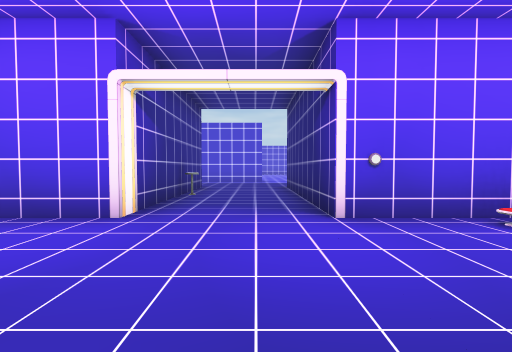
[1] (above)

16 first-person views from a walk through a scene from a Unity 3-D project. The camera is 1.3 m above the floor, tilts 2° down and sees 90° across. Doors are open. The floor is counted in squares, 2 m on a side. Each view is taken from the middle of a square. On the plan, view 1 faces up. The plan holds only what a view shows up to about 9 squares ahead; the rest is blank. The place goes on beyond the plan. The player character is not drawn. Some surface patterns are stand-ins.

[2]
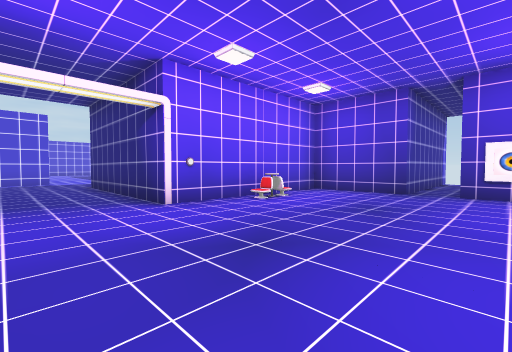

[3]
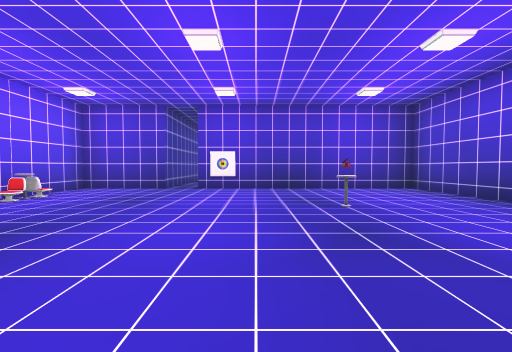

[4]
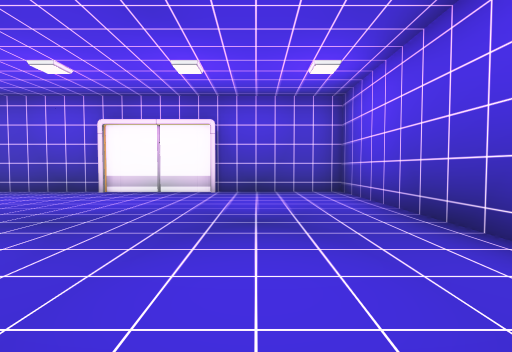

[5]
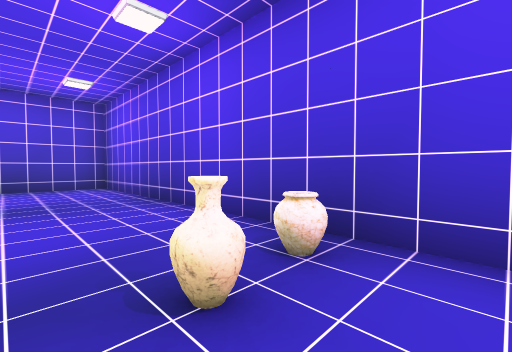

[6]
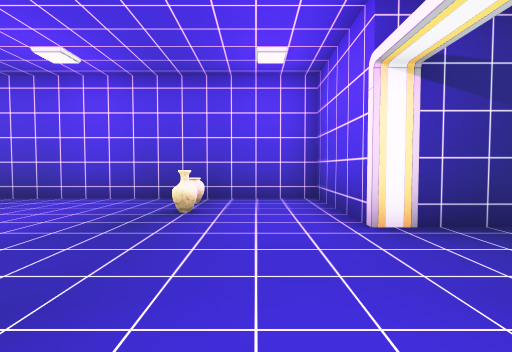

[7]
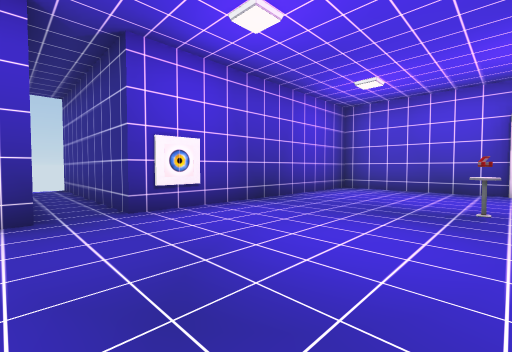

[8]
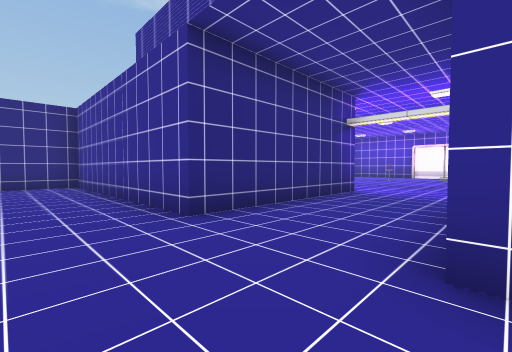

[9]
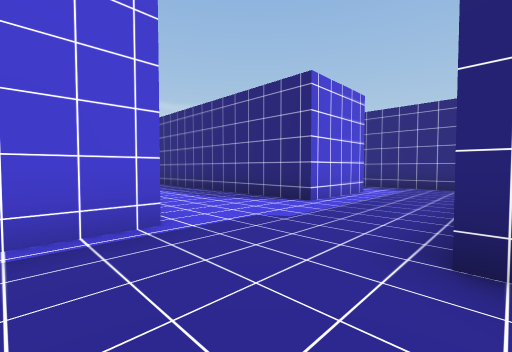

[10]
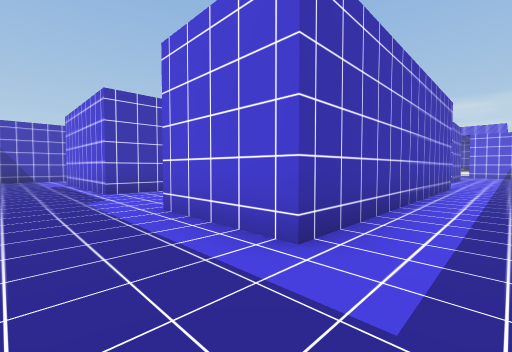

[11]
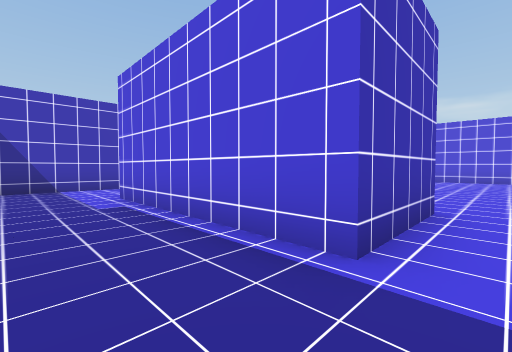

[12]
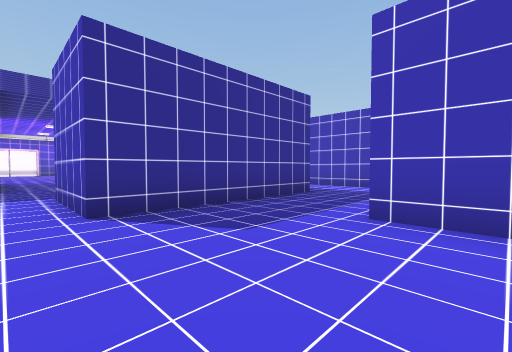

[13]
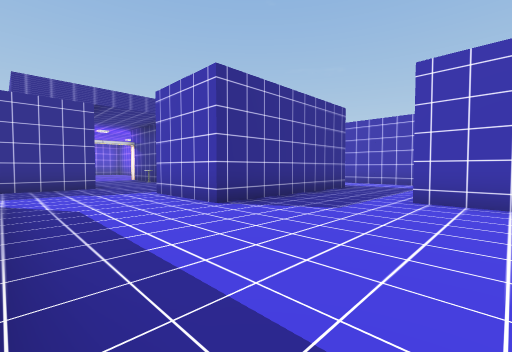

[14]
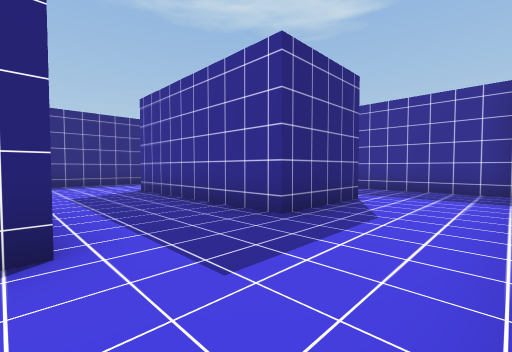

[15]
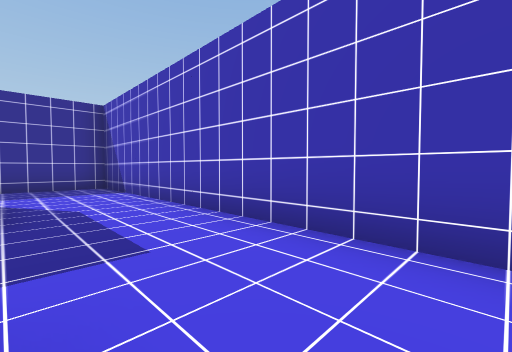

[16]
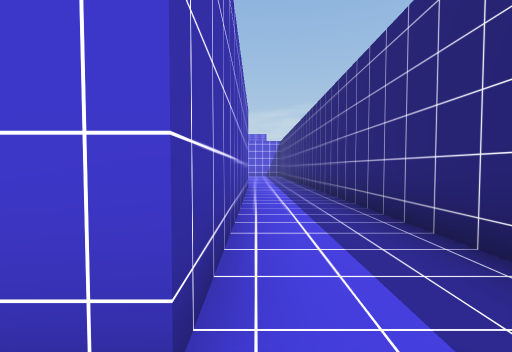

### Floor plan
Ten units are one square. View 1 is at (0, 0); x grows to the right and y downward. Boxes are objects, and circles mark ways between rooms. Rooms are numbered by the first view taken in them; rooms with no view inside come last. Other rooms are left out.
<svg viewBox="-78 -180 191 253">
<path fill="none" stroke="#000" d="M57 -7 57 -32 10 -32M-17 -32 -43 -32 -43 68 57 68 57 3M3 -133 3 -108 -48 -108 -48 -133 3 -133M-23 -171 -23 -158M-48 -156 -48 -161M-17 -82 -17 -32M-73 -171 -73 -82 -36 -82M33 -108 33 -165M10 -32 10 -82 34 -82M34 -82 78 -82 78 -175M58 -175 58 -108 33 -108M100 -7 57 -7M57 3 108 3"/>
<rect x="-35" y="-15" width="10" height="10" fill="#bbb"><title>other object</title></rect>
<rect x="15" y="25" width="10" height="10" fill="#bbb"><title>other object</title></rect>
<rect x="25" y="-35" width="10" height="10" fill="#bbb"><title>other object</title></rect>
<circle cx="0" cy="-35" r="3" fill="#2a7"/>
<circle cx="60" cy="-5" r="3" fill="#2a7"/>
<circle cx="45" cy="-95" r="3" fill="#2a7"/>
<text x="10" y="20">1</text>
<text x="-20" y="-140">2</text>
<text x="60" y="-120">3</text>
<text x="80" y="0">4</text>
</svg>
Room 1 opens to room 2. Room 1 opens to room 4. Room 2 opens to room 3.

Where each view was taken, in squares from view 1:
view 1: 0 up, 0 right, facing up
view 2: 1 down, 1 left, facing up-right
view 3: 2 down, 2 left, facing right
view 4: 0 up, 2 left, facing down
view 5: 2 up, 2 left, facing down-left
view 6: 2 up, 1 right, facing left
view 7: 1 up, 2 right, facing down-right
view 8: 10 up, 2 left, facing down-right
view 9: 8 up, 1 left, facing up-right
view 10: 9 up, 7 right, facing up-left
view 11: 9 up, 1 right, facing up-left
view 12: 17 up, 1 right, facing down-left
view 13: 17 up, 3 right, facing down-left
view 14: 16 up, 7 left, facing down-right
view 15: 17 up, 5 left, facing down-left
view 16: 10 up, 6 right, facing up
